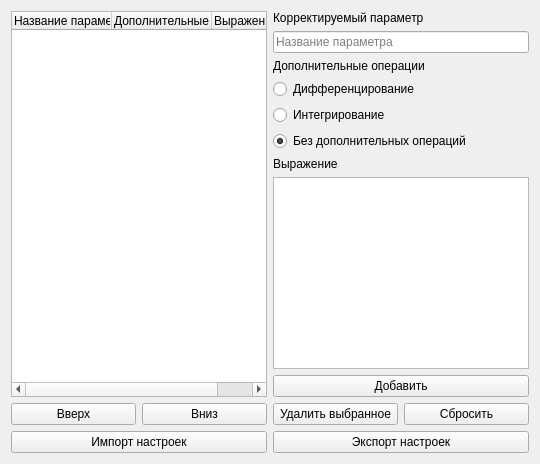
        <widget class="QWidget" name="tab_correcting">
         <attribute name="title">
          <string>Обработка</string>
         </attribute>
         <layout class="QVBoxLayout" name="verticalLayout_8">
          <item>
           <layout class="QVBoxLayout" name="verticalLayout_7">
            <item>
             <layout class="QHBoxLayout" name="horizontalLayout_26">
              <item>
               <layout class="QVBoxLayout" name="verticalLayout_6">
                <item>
                 <widget class="QTreeWidget" name="treeWidget_corrected_parameters">
                  <property name="contextMenuPolicy">
                   <enum>Qt::CustomContextMenu</enum>
                  </property>
                  <property name="selectionMode">
                   <enum>QAbstractItemView::ExtendedSelection</enum>
                  </property>
                  <column>
                   <property name="text">
                    <string>Название параметра</string>
                   </property>
                  </column>
                  <column>
                   <property name="text">
                    <string>Дополнительные операции</string>
                   </property>
                  </column>
                  <column>
                   <property name="text">
                    <string>Выражение</string>
                   </property>
                  </column>
                 </widget>
                </item>
                <item>
                 <layout class="QHBoxLayout" name="horizontalLayout_18">
                  <item>
                   <widget class="QPushButton" name="button_up_correcting">
                    <property name="text">
                     <string>Вверх</string>
                    </property>
                   </widget>
                  </item>
                  <item>
                   <widget class="QPushButton" name="button_down_correcting">
                    <property name="text">
                     <string>Вниз</string>
                    </property>
                   </widget>
                  </item>
                 </layout>
                </item>
               </layout>
              </item>
              <item>
               <layout class="QVBoxLayout" name="verticalLayout">
                <item>
                 <widget class="QLabel" name="label_4">
                  <property name="text">
                   <string>Корректируемый параметр</string>
                  </property>
                 </widget>
                </item>
                <item>
                 <widget class="QLineEdit" name="line_corrected_parameters_name">
                  <property name="sizePolicy">
                   <sizepolicy hsizetype="Minimum" vsizetype="Fixed">
                    <horstretch>0</horstretch>
                    <verstretch>0</verstretch>
                   </sizepolicy>
                  </property>
                  <property name="placeholderText">
                   <string>Название параметра</string>
                  </property>
                 </widget>
                </item>
                <item>
                 <widget class="QLabel" name="label_23">
                  <property name="text">
                   <string>Дополнительные операции</string>
                  </property>
                 </widget>
                </item>
                <item>
                 <widget class="QRadioButton" name="radioButton_gradient">
                  <property name="text">
                   <string>Дифференцирование</string>
                  </property>
                 </widget>
                </item>
                <item>
                 <widget class="QRadioButton" name="radioButton_integral">
                  <property name="text">
                   <string>Интегрирование</string>
                  </property>
                 </widget>
                </item>
                <item>
                 <widget class="QRadioButton" name="radioButton_no_extra_operations">
                  <property name="enabled">
                   <bool>true</bool>
                  </property>
                  <property name="text">
                   <string>Без дополнительных операций</string>
                  </property>
                  <property name="checked">
                   <bool>true</bool>
                  </property>
                  <property name="autoRepeat">
                   <bool>false</bool>
                  </property>
                 </widget>
                </item>
                <item>
                 <widget class="QLabel" name="label_3">
                  <property name="text">
                   <string>Выражение</string>
                  </property>
                 </widget>
                </item>
                <item>
                 <widget class="QTextEdit" name="text_edit_correcting_expression">
                  <property name="sizePolicy">
                   <sizepolicy hsizetype="Fixed" vsizetype="Expanding">
                    <horstretch>0</horstretch>
                    <verstretch>0</verstretch>
                   </sizepolicy>
                  </property>
                 </widget>
                </item>
                <item>
                 <widget class="QPushButton" name="button_corrected_parameters_add">
                  <property name="text">
                   <string>Добавить</string>
                  </property>
                 </widget>
                </item>
                <item>
                 <layout class="QHBoxLayout" name="horizontalLayout_17">
                  <item>
                   <widget class="QPushButton" name="button_corrected_parameters_del">
                    <property name="text">
                     <string>Удалить выбранное</string>
                    </property>
                   </widget>
                  </item>
                  <item>
                   <widget class="QPushButton" name="button_corrected_parameters_reset">
                    <property name="text">
                     <string>Сбросить</string>
                    </property>
                   </widget>
                  </item>
                 </layout>
                </item>
               </layout>
              </item>
             </layout>
            </item>
            <item>
             <layout class="QHBoxLayout" name="horizontalLayout_4">
              <item>
               <widget class="QPushButton" name="button_import_cfg">
                <property name="text">
                 <string>Импорт настроек</string>
                </property>
               </widget>
              </item>
              <item>
               <widget class="QPushButton" name="button_export_cfg">
                <property name="text">
                 <string>Экспорт настроек</string>
                </property>
               </widget>
              </item>
             </layout>
            </item>
           </layout>
          </item>
         </layout>
        </widget>
